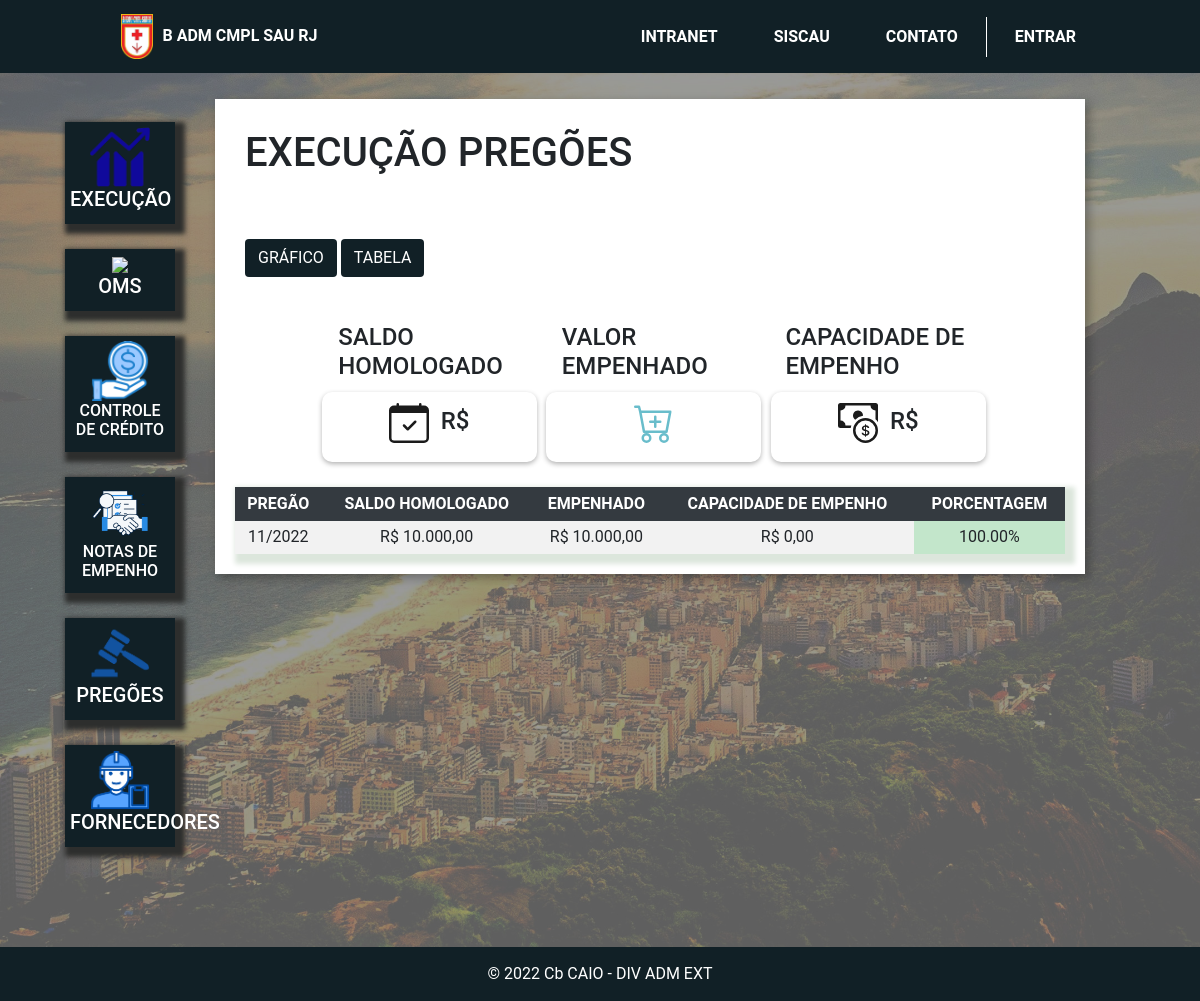
The app's page /home_tabela/, older data.
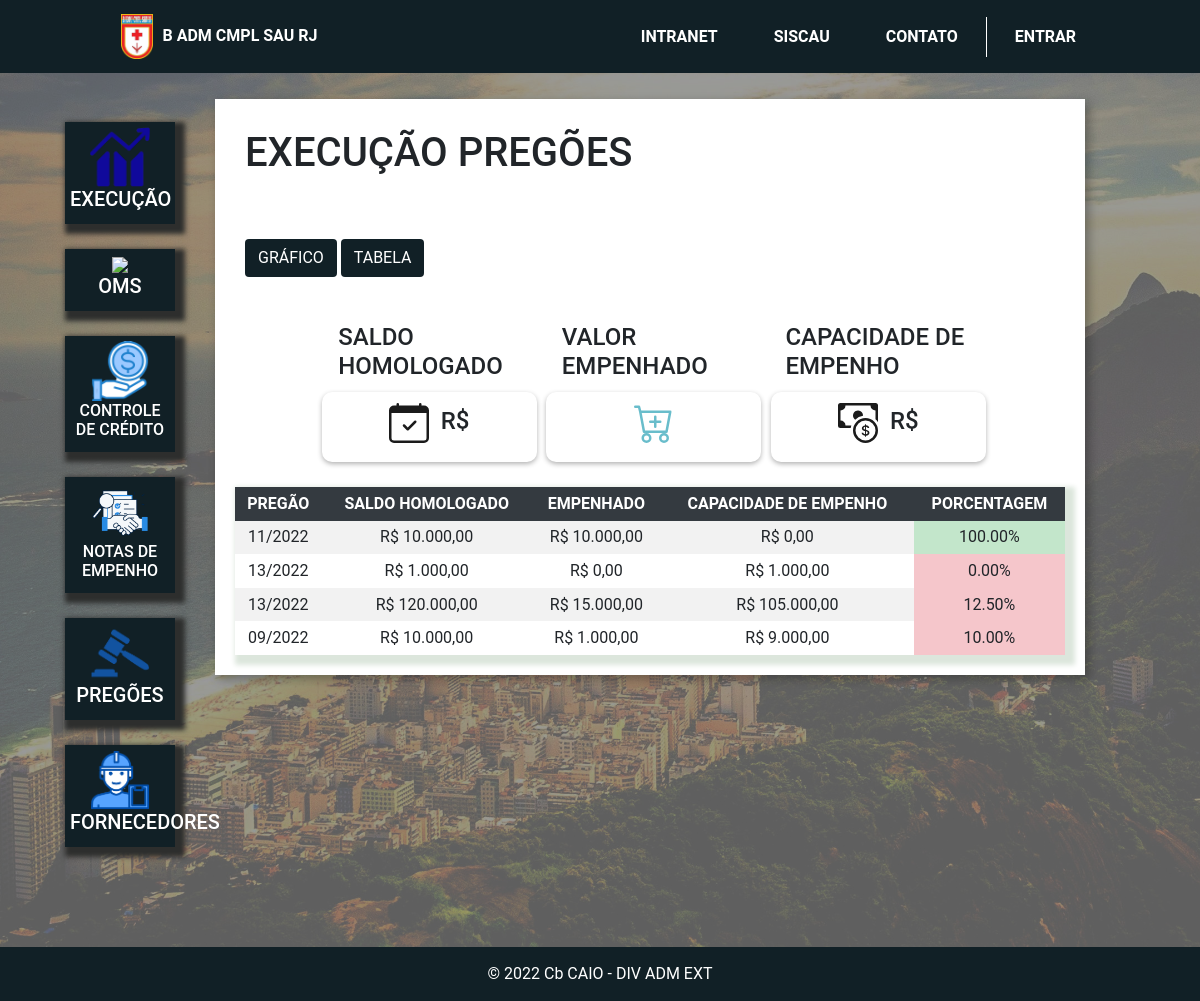
The same page, newer data.
### pregoes/models.py (models this page shows, shortened)
class Pregao(models.Model):
    SITUACAO_CHICES = (
    ('HOMOLOGADO','HOMOLOGADO'),
    ('CJU','CJU'),
    )
    saldo_homologado = models.FloatField()
    pregao = models.CharField(max_length=7, null=False, blank=False)
    situacao = models.CharField(max_length=20, choices=SITUACAO_CHICES)
    descrição = models.CharField(max_length=200, null=False, blank=False)
    oms_favorecidas = models.ManyToManyField("oms.Om")
    termo_homolocao = models.URLField()
    catalago = models.FileField(upload_to='catalago', null=True, blank=True)

### pregoes/views.py (the view)
# urls.py: path('home_tabela/', views.home_tabela, name='home_tabela'),
def home_tabela(request):
    pregao = Pregao.objects.all()
    lista = []
    for i in pregao:
        empenhado = Empenho.objects.filter(pregao_id=i.id).aggregate(Sum('valor'))
        if empenhado['valor__sum']:
            empenhado = empenhado['valor__sum']
        else:
            empenhado = 0
        try:
            inicial = float(i.saldo_homologado)
            final = float(empenhado)
            soma = inicial + final
            capacidade = inicial - empenhado
            r = (soma - inicial) / inicial * 100
            r = '{:.2f}'.format(r)
        except Exception as e:
            print(e)
            pass
        if True:
            if float(r) < 50:
                classe = "table-danger"
            elif float(r) >= 50 and float(r) < 70:
                classe = "table-warning"
            elif float(r) > 70:
                classe = "table-success"
            prioridade = f'''class="{classe}"'''
        prioridade = mark_safe(str(prioridade))
        n = tabela.Tabela(i, empenhado, capacidade, r, prioridade)
        lista.append(n)
    return render(request, 'home_tabela.html', {'lista':lista})

### plataforma/templates/home_tabela.html (shortened to what this page needs)
{% extends 'base_plataforma.html' %}
{% load static %}
{% block 'plataforma' %}
<div class="wrapper">
    <div class="box">
            <div class="header-box">
                <h1> EXECUÇÃO PREGÕES </h1>
            </div>
        <br>
        <div class='home'>
            <a href='{% url 'home'%}' class="btn bg-fundo">GRÁFICO</a>
            <a href='{% url 'home_tabela'%}' class="btn bg-fundo">TABELA</a>
           </div>
            <div class="body-box">
                <br>
                <div class="row informacoes">
                    <div class='col-md-3 informacoes_basicas1'>
                        <h4>SALDO HOMOLOGADO</h4>
                    </div>
                    <div class='col-md-3 informacoes_basicas1'>
                        <h4>VALOR EMPENHADO</h4>
                    </div>
                    <div class='col-md-3 informacoes_basicas1'>
                        <h4>CAPACIDADE DE EMPENHO</h4>
                    </div>
                </div>
                 <div class="row informacoes">
                    <div  class="col-md-3 informacoes_basicas">
                        <h4>  &nbspR$ </h4>
                    </div>
                    <div class="col-md-3 informacoes_basicas">
                        <h4> <svg class="icone" xmlns="http://www.w3.org/2000/svg"  fill="currentColor" class="bi bi-calendar-check" viewBox="0 0 16 16">
                         &nbspR$ </h4>
                    </div>
                    <div class="col-md-3 informacoes_basicas">
                       <h4>  &nbspR$ </h4>
                    </div>
                </div>
                <br>
                <table class="tabela table-striped table-hover table-sm" cellpadding="20">
                    <thead class='table-dark'>
                       <tr >
                        <th>PREGÃO</th>
                        <th>SALDO HOMOLOGADO</th>
                        <th>EMPENHADO</th>
                        <th>CAPACIDADE DE EMPENHO</th>
                        <th>PORCENTAGEM</th>
                    </tr>
                    </thead>
                    <tbody>
                        {% for i in lista %}
                        <tr>
                            <td>{{i.pe}}</td>
                            <td>{{i.homologado}}</td>
                            <td>{{i.empenhado}}</td>
                            <td>{{i.capacidade}}</td>
                            <td {{i.prioridade}}>{{i.percent}}</td>
                        </tr>
                        {% endfor %}
                    </tbody>
                </table>
            </div>
            </div>
    </div>
</div>
{% endblock 'plataforma' %}

Row changes from the older to the newer data that the page shows:
added Pregao: pe "13/2022"
added Pregao: pe "13/2022"
added Pregao: pe "09/2022"
Text that changed along with them:
new list line: "R$ 1.000,00 R$ 0,00 R$ 1.000,00 0.00%"
new list line: "R$ 120.000,00 R$ 15.000,00 R$ 105.000,00 12.50%"
new list line: "R$ 10.000,00 R$ 1.000,00 R$ 9.000,00 10.00%"
